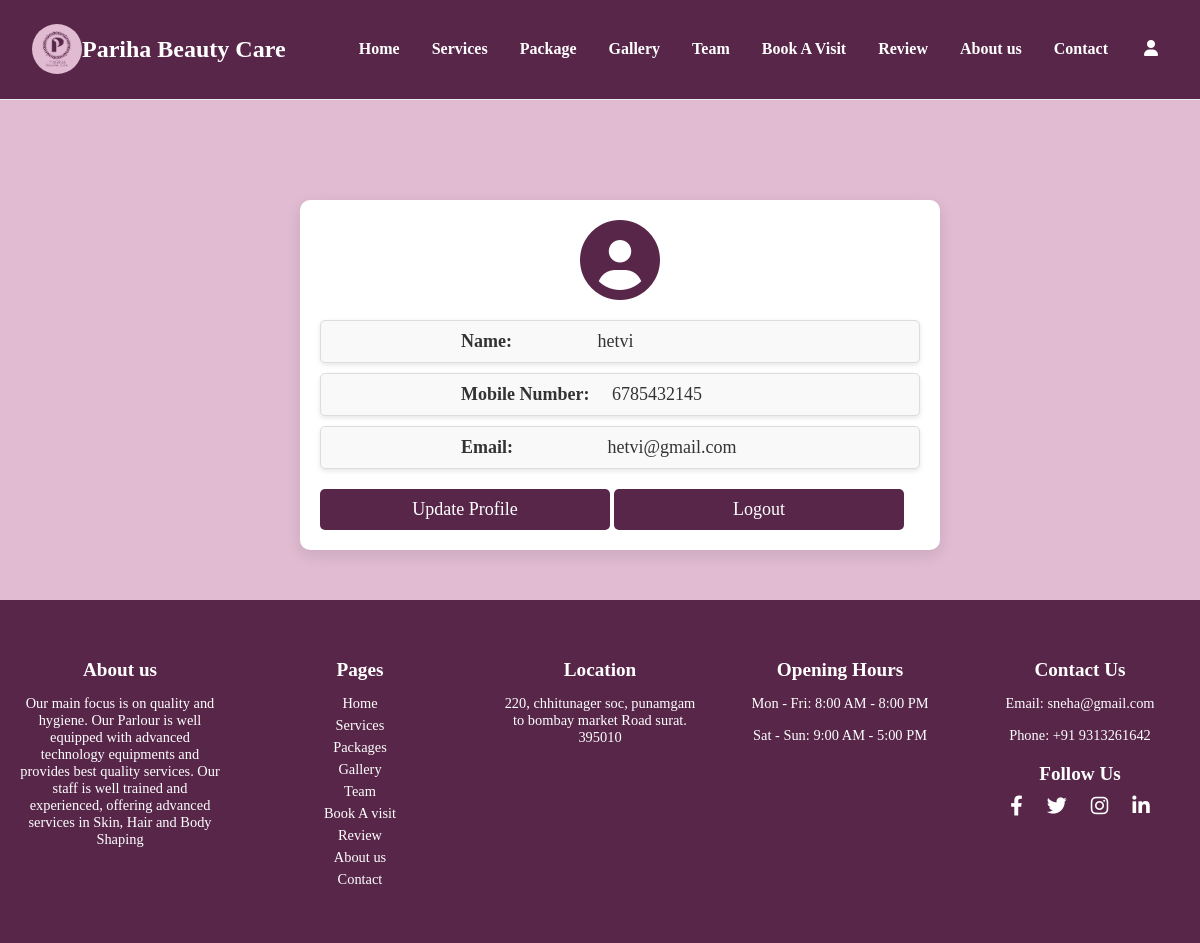
The page /profile.php (signed in) on the database its author committed.
### tables this page shows
CREATE TABLE `user1` (
  `id` int(11) NOT NULL,
  `name` varchar(100) NOT NULL,
  `mobilenumber` varchar(15) NOT NULL,
  `email` varchar(100) NOT NULL,
  `password` varchar(255) NOT NULL,
  `reset_token` varchar(255) DEFAULT NULL,
  `created_at` timestamp NOT NULL DEFAULT current_timestamp()
);

### profile.php (the view, shortened to what this page needs)
<?php
include 'db_conn.php';
$email = $_SESSION['email'];
$sql = "SELECT * FROM user1 WHERE email = '$email'";
$result = $conn->query($sql);
if ($result->num_rows > 0) {
    $user = $result->fetch_assoc();
} else {
    echo "User not found.";
    exit();
}
?>
<!DOCTYPE html>
<html lang="en">
<head>
    <link rel="stylesheet" href="https://cdnjs.cloudflare.com/ajax/libs/font-awesome/6.0.0-beta3/css/all.min.css">
</head>
<body>
    <?php include_once('include/header.php'); ?>
    <div class="container1">
      <center>  <i class="fas fa-user-circle profile-icon1"></i> </center>
      <div class="d1">
        <p><strong>Name:</strong> &nbsp;&nbsp;&nbsp;&nbsp;&nbsp;&nbsp;&nbsp;&nbsp;&nbsp;&nbsp;&nbsp;&nbsp;&nbsp;&nbsp;&nbsp;&nbsp;&nbsp;&nbsp;<?php echo htmlspecialchars($user['name']); ?></p>
        <p><strong>Mobile Number:</strong>&nbsp;&nbsp;&nbsp;&nbsp; <?php echo htmlspecialchars($user['mobilenumber']); ?></p>
        <p><strong>Email:</strong> &nbsp;&nbsp;&nbsp;&nbsp;&nbsp;&nbsp;&nbsp;&nbsp;&nbsp;&nbsp;&nbsp;&nbsp;&nbsp;&nbsp;&nbsp;&nbsp;&nbsp;&nbsp;&nbsp;&nbsp;<?php echo htmlspecialchars($user['email']); ?></p>
        </div>
        <a href="updateprofile.php" class="logout-btn">Update Profile</a>
        <a href="logout.php" class="logout-btn">Logout</a>
    </div>
    <?php include_once('include/footer.php'); ?>
</body>
</html>

### css/header.css (style rules this page uses)
body { font-family: 'Open Sans', sans-serif; margin: 0; padding: 0; box-sizing: border-box; font-family:cursive; background-color: #e0bbd2; }

### profile.php (style rules this page uses)
body { font-family: 'Arial', sans-serif; background: #f0f0f0; margin: 0; padding: 20px; }
.container1 { margin-top: 100px; margin-left: 300px; background: white; padding: 20px; border-radius: 10px; box-shadow: 0 5px 15px rgba(0, 0, 0, 0.1); max-width: 600px; margin-bottom: 50px; }
.d1 p { margin: 10px 0; font-size: 18px; padding: 10px; background-color: #f9f9f9; border: 1px solid #ddd; border-radius: 5px; box-shadow: 0 2px 5px rgba(0, 0, 0, 0.1); color: #333; padding-left:140px ; }
.logout-btn { background-color: #572649; color: white; padding: 10px 20px; border: none; border-radius: 5px; cursor: pointer; display: inline-table; width: 250px; text-align: center; text-decoration: none; font-size: 18px; margin-top: 10px; }
.profile-icon1 { font-size: 80px; color: #572649; display: block; margin: 0 auto 10px; }

### rows shown on the page
user1: name "hetvi", mobilenumber "6785432145", email "hetvi@gmail.com"
